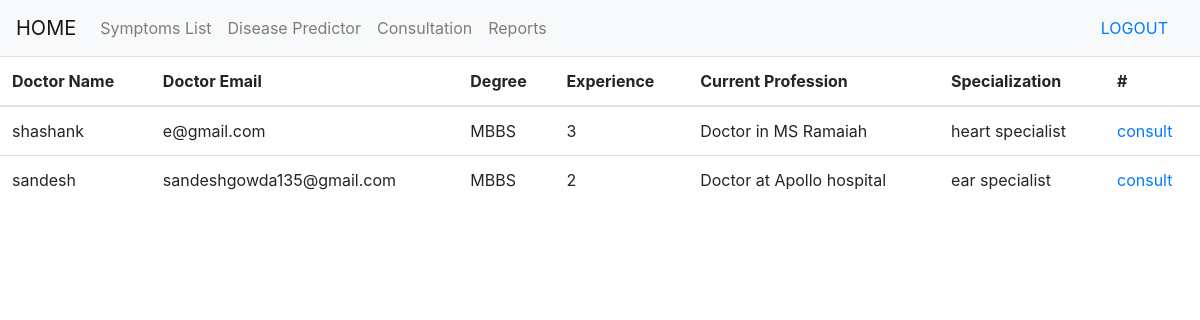
The page /users/consultationList on the database its author committed.
### app.py (models this page shows, shortened)
class doctorDetail(Base):
    __tablename__='doctor'
    did=Column(Integer,autoincrement=True,primary_key=True)
    name=Column(String(10),nullable=False,unique=True)
    email=Column(String(20),nullable=False)
    phone=Column(Integer,nullable=False)
    address=Column(String(100),nullable=False)
    password=Column(String(20),nullable=False)
    degree=Column(String(20),nullable=False)
    exp=Column(Integer,nullable=False)
    currentstatus=Column(String(20),nullable=False)
    specialisation=Column(String(20),nullable=False)

### app.py (the view)
@app.route("/users/consultationList")
def consultationList():
    doctorList=dbsession.query(doctorDetail).all()
    return render_template("consultationList.html",doctorList=doctorList)

### templates/consultationList.html
{% extends "base.html" %}
{% block content %}
<table class="table">
     <thead>
     <tr>
         <th scope="col">Doctor Name</th>
         <th scope="col">Doctor Email</th>
         <th scope="col">Degree</th>
         <th scope="col">Experience</th>
         <th scope="col">Current Profession</th>
         <th scope="col">Specialization</th>
         <th scope="col">#</th>
     </tr>
     </thead>
     <tbody>
     {% for eachDoctor in doctorList %}
     <tr>
         <td>{{eachDoctor.name}}</td>
         <td>{{eachDoctor.email}}</td>
         <td>{{eachDoctor.degree}}</td>
         <td>{{eachDoctor.exp}}</td>
         <td>{{eachDoctor.currentstatus}}</td>
         <td>{{eachDoctor.specialisation}}</td>
         <td><a href="{{url_for('consult',doctor=eachDoctor.name)}}">consult</a></td>
     </tr>
     {% endfor %}
 </tbody>
 </table>
{% endblock %}

### rows shown on the page
doctorDetail: name "shashank", email "e@gmail.com", degree "MBBS", exp "3", currentstatus "Doctor in MS Ramaiah", specialisation "heart specialist"
doctorDetail: name "sandesh", email "sandeshgowda135@gmail.com", degree "MBBS", exp "2", currentstatus "Doctor at Apollo hospital", specialisation "ear specialist"
